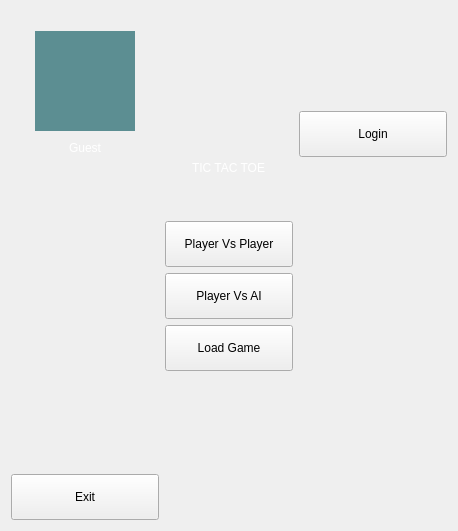
      <widget class="QWidget" name="main">
       <property name="sizePolicy">
        <sizepolicy hsizetype="Maximum" vsizetype="Preferred">
         <horstretch>0</horstretch>
         <verstretch>0</verstretch>
        </sizepolicy>
       </property>
       <property name="minimumSize">
        <size>
         <width>0</width>
         <height>531</height>
        </size>
       </property>
       <layout class="QGridLayout" name="gridLayout_main">
        <item row="0" column="1">
         <layout class="QVBoxLayout" name="verticalLayout_main_center">
          <item>
           <spacer name="verticalSpacer_main_top">
            <property name="orientation">
             <enum>Qt::Orientation::Vertical</enum>
            </property>
            <property name="sizeHint" stdset="0">
             <size>
              <width>20</width>
              <height>40</height>
             </size>
            </property>
           </spacer>
          </item>
          <item alignment="Qt::AlignmentFlag::AlignHCenter">
           <widget class="QLabel" name="label_title">
            <property name="styleSheet">
             <string notr="true">color: rgb(255, 255, 255);
font: 900 48pt &quot;Segoe UI Black&quot;;</string>
            </property>
            <property name="text">
             <string>TIC TAC TOE</string>
            </property>
           </widget>
          </item>
          <item>
           <spacer name="verticalSpacer_main_2">
            <property name="orientation">
             <enum>Qt::Orientation::Vertical</enum>
            </property>
            <property name="sizeType">
             <enum>QSizePolicy::Policy::Fixed</enum>
            </property>
            <property name="sizeHint" stdset="0">
             <size>
              <width>20</width>
              <height>40</height>
             </size>
            </property>
           </spacer>
          </item>
          <item>
           <widget class="QPushButton" name="pushButton_play_friend">
            <property name="minimumSize">
             <size>
              <width>128</width>
              <height>46</height>
             </size>
            </property>
            <property name="text">
             <string>Player Vs Player</string>
            </property>
           </widget>
          </item>
          <item>
           <widget class="QPushButton" name="pushButton_play_ai">
            <property name="minimumSize">
             <size>
              <width>128</width>
              <height>46</height>
             </size>
            </property>
            <property name="text">
             <string>Player Vs AI</string>
            </property>
           </widget>
          </item>
          <item>
           <widget class="QPushButton" name="pushButton_load_game">
            <property name="minimumSize">
             <size>
              <width>128</width>
              <height>46</height>
             </size>
            </property>
            <property name="text">
             <string>Load Game</string>
            </property>
           </widget>
          </item>
          <item>
           <spacer name="verticalSpacer_main_bottom">
            <property name="orientation">
             <enum>Qt::Orientation::Vertical</enum>
            </property>
            <property name="sizeHint" stdset="0">
             <size>
              <width>20</width>
              <height>40</height>
             </size>
            </property>
           </spacer>
          </item>
         </layout>
        </item>
        <item row="0" column="2">
         <layout class="QVBoxLayout" name="verticalLayout_main_right">
          <item>
           <spacer name="verticalSpacer_main_right_top">
            <property name="orientation">
             <enum>Qt::Orientation::Vertical</enum>
            </property>
            <property name="sizeType">
             <enum>QSizePolicy::Policy::Fixed</enum>
            </property>
            <property name="sizeHint" stdset="0">
             <size>
              <width>20</width>
              <height>100</height>
             </size>
            </property>
           </spacer>
          </item>
          <item>
           <widget class="QPushButton" name="pushButton_login">
            <property name="minimumSize">
             <size>
              <width>148</width>
              <height>46</height>
             </size>
            </property>
            <property name="text">
             <string>Login</string>
            </property>
           </widget>
          </item>
          <item>
           <spacer name="verticalSpacer_main_right_bottom">
            <property name="orientation">
             <enum>Qt::Orientation::Vertical</enum>
            </property>
            <property name="sizeHint" stdset="0">
             <size>
              <width>20</width>
              <height>40</height>
             </size>
            </property>
           </spacer>
          </item>
         </layout>
        </item>
        <item row="0" column="0">
         <layout class="QVBoxLayout" name="verticalLayout_main_left">
          <item>
           <layout class="QVBoxLayout" name="verticalLayout_profile">
            <property name="spacing">
             <number>10</number>
            </property>
            <item>
             <spacer name="verticalSpacer_profile_top">
              <property name="orientation">
               <enum>Qt::Orientation::Vertical</enum>
              </property>
              <property name="sizeType">
               <enum>QSizePolicy::Policy::Fixed</enum>
              </property>
              <property name="sizeHint" stdset="0">
               <size>
                <width>20</width>
                <height>20</height>
               </size>
              </property>
             </spacer>
            </item>
            <item>
             <layout class="QHBoxLayout" name="horizontalLayout_profile_photo">
              <item>
               <spacer name="horizontalSpacer_profile_left">
                <property name="orientation">
                 <enum>Qt::Orientation::Horizontal</enum>
                </property>
                <property name="sizeType">
                 <enum>QSizePolicy::Policy::Fixed</enum>
                </property>
                <property name="sizeHint" stdset="0">
                 <size>
                  <width>20</width>
                  <height>20</height>
                 </size>
                </property>
               </spacer>
              </item>
              <item>
               <widget class="QLabel" name="label_profile_photo">
                <property name="minimumSize">
                 <size>
                  <width>100</width>
                  <height>100</height>
                 </size>
                </property>
                <property name="maximumSize">
                 <size>
                  <width>100</width>
                  <height>100</height>
                 </size>
                </property>
                <property name="styleSheet">
                 <string notr="true">border: 2px solid rgb(92, 142, 146);
background-color: rgb(92, 142, 146);</string>
                </property>
                <property name="text">
                 <string/>
                </property>
               </widget>
              </item>
              <item>
               <spacer name="horizontalSpacer_profile_right">
                <property name="orientation">
                 <enum>Qt::Orientation::Horizontal</enum>
                </property>
                <property name="sizeType">
                 <enum>QSizePolicy::Policy::Fixed</enum>
                </property>
                <property name="sizeHint" stdset="0">
                 <size>
                  <width>20</width>
                  <height>20</height>
                 </size>
                </property>
               </spacer>
              </item>
             </layout>
            </item>
            <item>
             <widget class="QLabel" name="label_guest">
              <property name="styleSheet">
               <string notr="true">color: rgb(255, 255, 255);
font: 700 14pt &quot;Segoe UI&quot;;</string>
              </property>
              <property name="text">
               <string>Guest</string>
              </property>
              <property name="alignment">
               <set>Qt::AlignmentFlag::AlignCenter</set>
              </property>
             </widget>
            </item>
           </layout>
          </item>
          <item>
           <spacer name="verticalSpacer_main_1">
            <property name="orientation">
             <enum>Qt::Orientation::Vertical</enum>
            </property>
            <property name="sizeHint" stdset="0">
             <size>
              <width>20</width>
              <height>40</height>
             </size>
            </property>
           </spacer>
          </item>
          <item>
           <widget class="QPushButton" name="pushButton_exit">
            <property name="minimumSize">
             <size>
              <width>148</width>
              <height>46</height>
             </size>
            </property>
            <property name="text">
             <string>Exit</string>
            </property>
           </widget>
          </item>
         </layout>
        </item>
       </layout>
      </widget>
